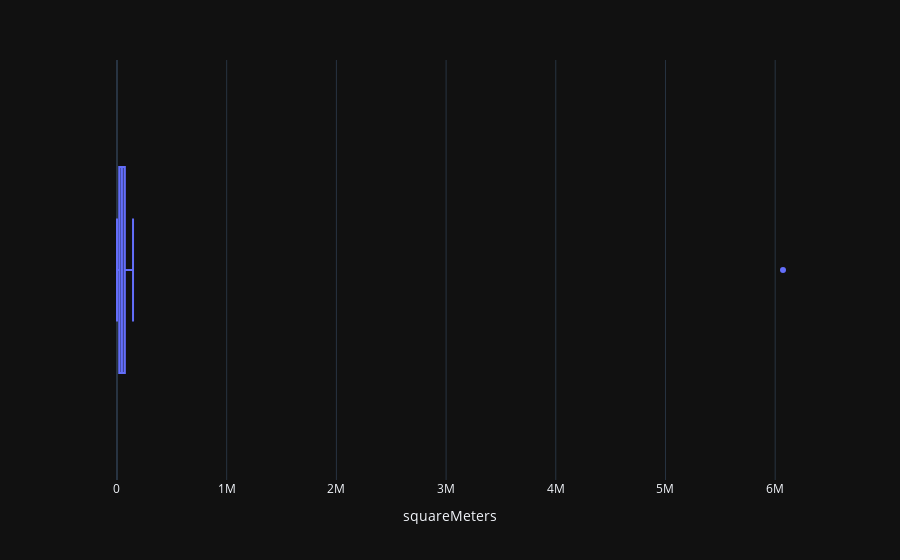

This figure's notebook cell:
### Code cell
px.box(train,x="squareMeters",template="plotly_dark")

### Figure 1 — Plotly figure (JSON) as saved in the notebook; plotly's stock layout.template omitted (floating-point values rounded to 4 significant figures; data arrays with more than 128 entries replaced by an {"elided": "..."} marker saying what was removed)
{"data": [{"alignmentgroup": "True", "hovertemplate": "squareMeters=%{x}<extra></extra>", "legendgroup": "", "marker": {"color": "#636efa"}, "name": "", "notched": false, "offsetgroup": "", "orientation": "h", "showlegend": false, "type": "box", "x": {"elided": "22730 int values"}, "x0": " ", "xaxis": "x", "y0": " ", "yaxis": "y"}], "layout": {"boxmode": "group", "legend": {"tracegroupgap": 0}, "margin": {"t": 60}, "xaxis": {"anchor": "y", "domain": [0, 1], "title": {"text": "squareMeters"}}, "yaxis": {"anchor": "x", "domain": [0, 1]}}}
